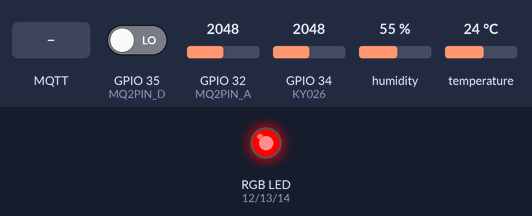
The sketch below on a simulated ESP32. On the bench: an RGB LED mixed from three pins (HIGH = lit). Inputs (shaded band) come from the test bench; at power-on: GPIO 32 (MQ2PIN_A) = 2048, GPIO 34 (KY026) = 2048, GPIO 35 (MQ2PIN_D) LOW, humidity 55 %, temperature 24 °C. WiFi joins after 1.5 s; servers stay silent unless stated; no MQTT or app messages arrive unless stated; what the sketch prints to the serial monitor is not drawn.

Above: at 0.1 s.
At 2.01 s:
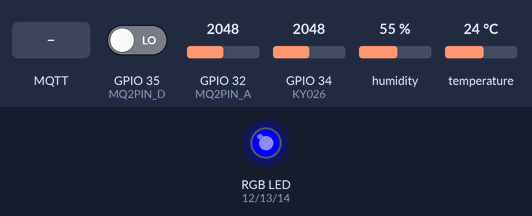
At 3.2 s:
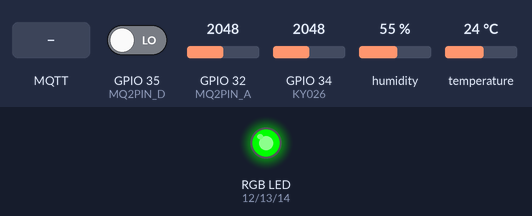
3.3 s: MQTT message "1" arrives on the first subscribed topic
5.5 s: MQTT message "on" arrives on the first subscribed topic
7.6 s: MQTT message "off" arrives on the first subscribed topic
Timing chart, 0 to 10.6 s (numbered marks = the images above; inputs shaded):
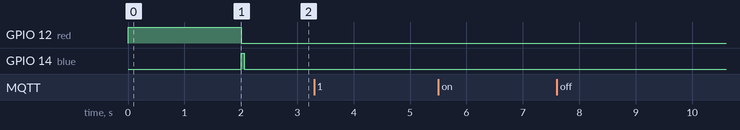

The sketch:

becn_monitor_incendio.ino
```cpp
#include <Wire.h>
#include <WiFi.h>
#include <PubSubClient.h>
#include <Adafruit_Sensor.h>
#include <DHT.h>
#include <DHT_U.h>

// Configurações do LED RGB
#define red 12  // Pino do canal vermelho
#define green 13   // Pino do canal verde
#define blue 14  // Pino do canal azul


//Configurações sensores
#define KY026 34
#define MQ2PIN_A 32
#define MQ2PIN_D 35
#define DHTPIN 27
#define DHTTYPE DHT11
DHT dht(DHTPIN, DHTTYPE);

bool dSensor;
int aSensor;

const unsigned long duration = 60000;  // 60 seconds in milliseconds
unsigned long startTime;

// WiFi
const char *ssid = "iPhone Luz"; // Enter your WiFi name
const char *password = "analuz2110";  // Enter WiFi password

// MQTT Broker
const char *mqtt_broker = "broker.emqx.io"; // broker address
const char *topic = "ufabc/becn_incendio"; // define topic
const char *mqtt_username = "emqx"; // username for authentication
const char *mqtt_password = "public"; // password for authentication
const int mqtt_port = 1883; // port of MQTT over TCP

WiFiClient espClient;
PubSubClient client(espClient);

void setup() {

  pinMode(red, OUTPUT);//Define a variável azul como saída
  pinMode(green, OUTPUT);//Define a variável verde como saída
  pinMode (blue, OUTPUT);//Define a variável vermelho como saída

  acenderLedVermelho();

  delay(500);

  Serial.begin(115200);
  startTime = millis();

  while (!Serial)
  delay(10); // will pause Zero, Leonardo, etc until serial console opens

  setup_wifi();
  client.publish(topic, "becn_incendio"); // publish to the topic
  client.subscribe(topic); // subscribe from the topic

  Serial.println(F("DHTxx test!"));
  dht.begin();
}

void loop() {

 // Wait a few seconds between measurements.
  delay(2000);

  float temperature = dht.readTemperature();
  float humidity = dht.readHumidity();

  if (isnan(temperature) || isnan(humidity)) {
    Serial.println("Failed to read from DHT sensor!");
    return;
  }

  Serial.print("Temperatura: ");
  Serial.println(temperature);
  Serial.print("Umidade: ");
  Serial.println(humidity);

  // Read the analog value from the MQ2 sensor
  int fumacaAnalog = analogRead(MQ2PIN_A);

  // Read the digital value from the MQ2 sensor
  int sensorFumacaDigital = digitalRead(MQ2PIN_D);

  // Print the sensor values to the Serial Monitor
  Serial.print("Fumaça: ");
  Serial.println(fumacaAnalog);
  // Serial.print(" | MQ2 Digital Value: ");
  // Serial.println(sensorFumacaDigital);

  int sensorChamas = analogRead(KY026);
  Serial.print("Chamas: ");
  Serial.println(sensorChamas);

  // Format the data into a single string
  String payload = "Temperatura: " + String(temperature) + ", " +
                   "Humidade: " + String(humidity) + ", " +
                   "Fumaça: " + String(fumacaAnalog) + ", " +
                   "Chamas: " + String(sensorChamas);

  //Convert the payload string to a C-string (const char*)
  client.publish(topic, payload.c_str());


  if (WiFi.status() == WL_CONNECTED){
    // Esperar por uma mensagem
    if (client.loop() && client.connected()) {
      acenderLedVerde();
    } else {
      acenderLedAzul();
      setup_broker();
    }
  } else{
    acenderLedVermelho();
    setup_wifi();
  }

  client.loop();
}

void setup_wifi() {
  Serial.println();
  Serial.print("Connecting to ");
  Serial.println("\"" + String(ssid) + "\"");

  WiFi.begin(ssid, password);
  while (WiFi.status() != WL_CONNECTED) {
    delay(500);
    Serial.print(".");
  }
  Serial.println("\nWiFi connected");
  Serial.print("IP address: ");
  Serial.println(WiFi.localIP());

  acenderLedAzul();
  setup_broker();
}

void setup_broker(){
  //connecting to a mqtt broker
  client.setServer(mqtt_broker, mqtt_port);
  client.setCallback(callback);
  while (!client.connected()) {
      String client_id = "esp8266-client-";
      client_id += String(WiFi.macAddress());
      Serial.printf("The client %s connects to the public mqtt broker\n", client_id.c_str());
      if (client.connect(client_id.c_str(), mqtt_username, mqtt_password)) {
          Serial.println("Public emqx mqtt broker connected");
      } else {
          Serial.print("failed with state ");
          Serial.print(client.state());
          delay(2000);
      }
  }

  acenderLedVerde();
}

void callback(char *topic, byte *payload, unsigned int length) {
    Serial.print("Message arrived in topic: ");
    Serial.println(topic);
    Serial.print("Message:");
    for (int i = 0; i < length; i++) {
        Serial.print((char) payload[i]);
    }
    Serial.println();
    Serial.println("-----------------------");
}

void acenderLedAzul() {
  digitalWrite(blue, HIGH);
  digitalWrite(green, LOW);
  digitalWrite(red, LOW);
}

void acenderLedVermelho() {
  digitalWrite(blue, LOW);
  digitalWrite(green, LOW);
  digitalWrite(red, HIGH);
}

void acenderLedVerde() {
  digitalWrite(blue, LOW);
  digitalWrite(green, HIGH);
  digitalWrite(red, LOW);
}
```

Measured:
- after the input at 3.3 s, every drawn part: stays the same
- after the input at 5.5 s, every drawn part: stays the same
- after the input at 7.6 s, every drawn part: stays the same
